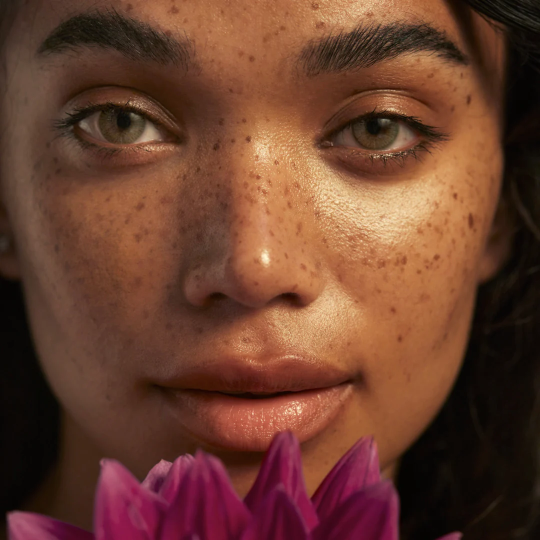
#> input picture images/girl2.webp, 1080 x 1080 px (shown at 1/2 size)
$ python contour.py
#> lines starting #> are read from the running program, lines starting #| are printed output that depends on the picture; after the words box and inside, x2 and y2 are one past the last pixel; in counts of white or black regions, pixels touching at a corner belong together
import cv2 as cv
import numpy as np

img = cv.imread("images/girl2.webp")
#> img is the input picture: shape (1080, 1080, 3); mean B, G, R 46.4, 63.3, 106.9
img = cv.resize(img,(int(img.shape[1]*0.4), int(img.shape[0]*0.4)), interpolation=cv.INTER_AREA)
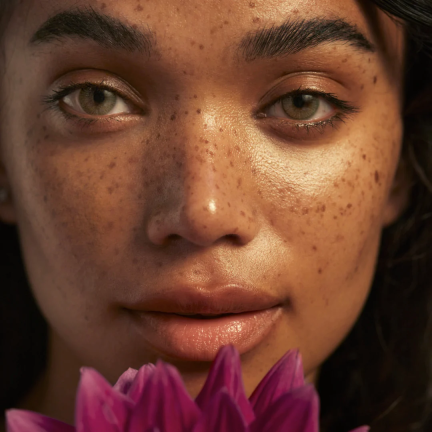
#> img: shape (432, 432, 3); mean B, G, R 46.4, 63.3, 106.9
cv.imshow("Girl", img)

blank = np.zeros(img.shape, dtype='uint8')
# cv.imshow("blank", blank)

# gray = cv.cvtColor(img, cv.COLOR_BGR2GRAY)
# cv.imshow("gray", gray)
blur = cv.GaussianBlur(img, (5,5), cv.BORDER_DEFAULT)
cv.imshow("blur", blur)

canny = cv.Canny(blur, 125,125)
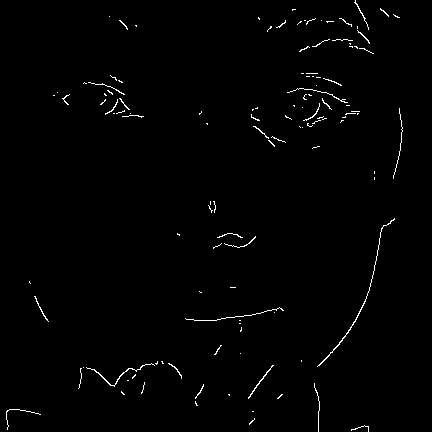
#> canny: shape (432, 432); 1% white in thin lines or dots
# [5 lines of commented-out code are left out]

contours, hierarchies = cv.findContours(canny, cv.RETR_LIST, cv.CHAIN_APPROX_SIMPLE)
#> contours = 120 contours, 117 with area under 20; largest, box (x1, y1, x2, y2) and area: (317, 218, 395, 367) 48, (86, 363, 155, 387) 32, (248, 365, 274, 399) 24
# contours, hierarchies = cv.findContours(thresh, cv.RETR_LIST, cv.CHAIN_APPROX_SIMPLE)
print(f'{len(contours)} contour(s) found.')
#| 120 contour(s) found.

cv.drawContours(blank, contours, -1, (10,100,200), 1)
cv.imshow('contour', blank)

cv.waitKey(0)
cv.destroyAllWindows()

$ run again, with images/girl1.webp copied over images/girl2.webp
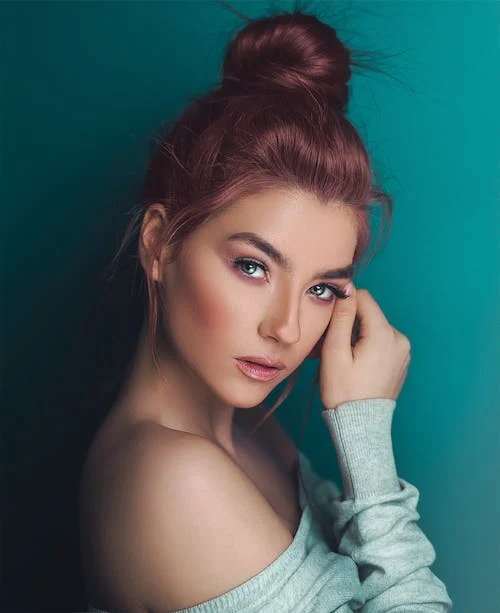
#> input picture images/girl1.webp, 500 x 613 px
#> img is the input picture: shape (613, 500, 3); mean B, G, R 94.5, 94.1, 65.8
#> img: shape (245, 200, 3)
#> `canny = cv.Canny(blur, 125,125)`:
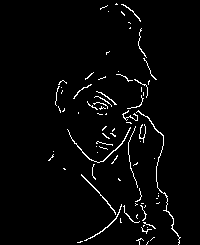
#> canny: shape (245, 200); 2.8% white in thin lines or dots, all inside (x1, y1, x2, y2) = (48, 3, 181, 245)
#> contours = 79 contours, 75 with area under 20; largest, box (x1, y1, x2, y2) and area: (136, 110, 181, 245) 45, (67, 127, 131, 163) 42, (81, 174, 116, 215) 32, (84, 204, 122, 241) 26
#| 79 contour(s) found.
#> `cv.drawContours(blank, contours, -1, (10,100,200), 1)`:
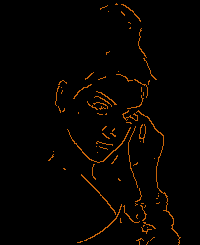
#> blank: shape (245, 200, 3); mean of channels 0, 1, 2 0.3, 2.8, 5.7; drawn as B, G, R

$ run again, with images/girl3.webp copied over images/girl2.webp
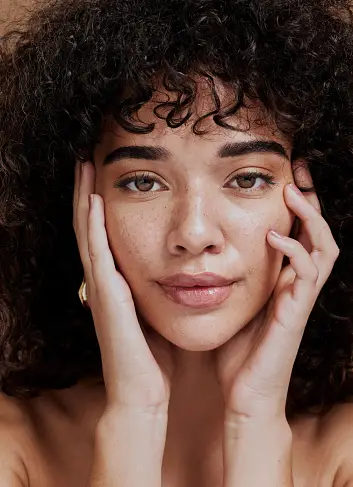
#> input picture images/girl3.webp, 353 x 487 px
#> img is the input picture: shape (487, 353, 3); mean B, G, R 60, 69.5, 95.9
#> img: shape (194, 141, 3)
#> `canny = cv.Canny(blur, 125,125)`:
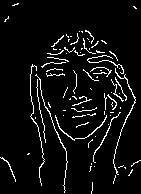
#> canny: shape (194, 141); 5.8% white in thin lines or dots
#> contours = 84 contours, 82 with area under 20; largest, box (x1, y1, x2, y2) and area: (55, 115, 107, 141) 32, (113, 68, 136, 175) 30
#| 84 contour(s) found.
#> `cv.drawContours(blank, contours, -1, (10,100,200), 1)`:
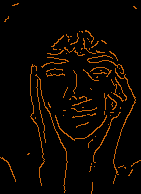
#> blank: shape (194, 141, 3); mean of channels 0, 1, 2 0.6, 5.8, 11.7; drawn as B, G, R
